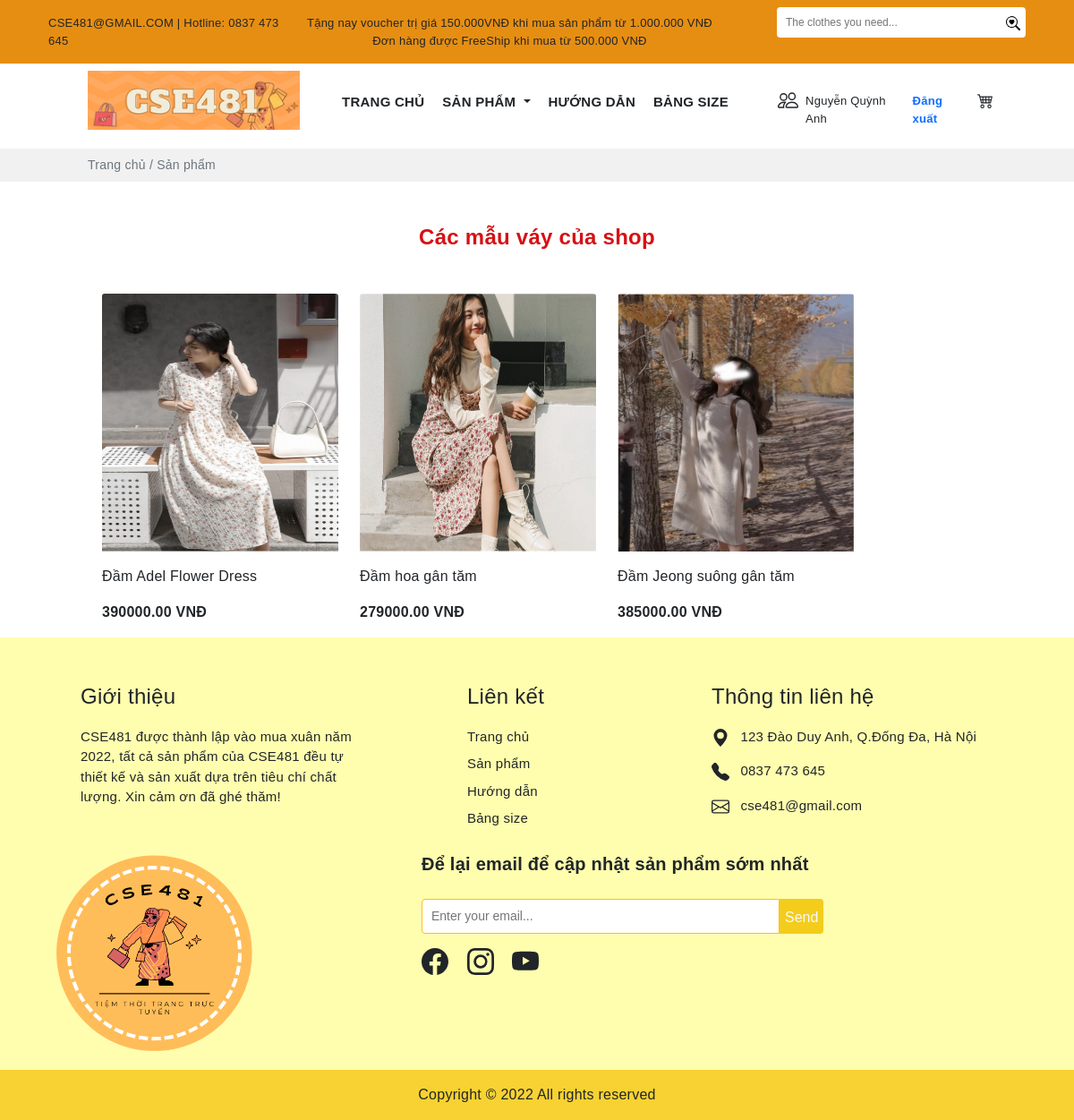
The page /product/skirt1.php?id=1 on the database its author committed.
### tables this page shows
CREATE TABLE `khachhang` (
  `MaK` int(11) NOT NULL,
  `TenK` varchar(100) DEFAULT NULL,
  `Gioitinh` varchar(10) DEFAULT NULL,
  `Ngaysinh` date DEFAULT NULL,
  `Diachi` varchar(100) DEFAULT NULL,
  `SĐT` varchar(10) DEFAULT NULL,
  `email` varchar(30) NOT NULL,
  `matkhau` varchar(50) DEFAULT NULL
);

CREATE TABLE `sanpham` (
  `MaSP` varchar(10) NOT NULL,
  `TenSP` varchar(30) DEFAULT NULL,
  `MaLH` varchar(10) NOT NULL,
  `Giaban` int(11) DEFAULT NULL,
  `Gianhap` int(11) DEFAULT NULL,
  `Tylegiamgia` double(2,2) DEFAULT NULL,
  `Soluong` int(11) DEFAULT NULL,
  `Mota` varchar(500) DEFAULT NULL,
  `Trangthai` varchar(30) DEFAULT NULL,
  `img` varchar(30) DEFAULT NULL,
  `Ngaynhap` date NOT NULL
);

### product/skirt1.php (the view, shortened to what this page needs)
<?php include('../config/database.php');
?>
<?php
$id =$_GET['id'];
    $sql3 = "SELECT * FROM khachhang, sanpham where khachhang.MaK='$id' ";
    $result3 = mysqli_query($conn,$sql3);
    if(mysqli_num_rows($result3)>0){
        $row = mysqli_fetch_assoc($result3);
        }
    ?>
<!DOCTYPE html>
<html lang="en">
<head>
    <link rel="stylesheet" href="https://cdn.jsdelivr.net/npm/bootstrap-icons@1.7.2/font/bootstrap-icons.css">
    <link href="https://cdn.jsdelivr.net/npm/bootstrap@5.1.3/dist/css/bootstrap.min.css" rel="stylesheet"
>
    <link rel="stylesheet" href="https://cdnjs.cloudflare.com/ajax/libs/OwlCarousel2/2.3.4/assets/owl.carousel.min.css"
 />
    <link rel="stylesheet"
        href="https://cdnjs.cloudflare.com/ajax/libs/OwlCarousel2/2.3.4/assets/owl.theme.default.min.css"
 />
    <link rel="stylesheet" href="../public/style.css">
</head>
<body>
    <div class="header">
        <div class="container-fluid" style="background:#e68e12;">
            <div class="container content">
                <div class="container">
                    <div class="row">
                        <div class="col py-3" style="font-size:13px;">
                            CSE481@GMAIL.COM | Hotline: 0837 473 645
                        </div>
                        <div class="col text-nowrap my-auto" style="font-size:13px;">
                            <p class="mb-0">
                                Tặng nay voucher trị giá 150.000VNĐ khi mua sản phẩm từ 1.000.000 VNĐ
                            </p>
                            <div class="text-center mx-auto">
                                Đơn hàng được FreeShip khi mua từ 500.000 VNĐ
                            </div>
                        </div>
                        <div class="col d-flex justify-content-end">
                            <div class="">
                                <form action="" method="GET">
                                    <div class="pt-2 ms-5 d-flex">
                                        <input class="py-2 rounded-start" type="text"
                                            style="border:none;padding-left: 10px;font-size:12px;width:250px"
                                            name="namesearch" placeholder="The clothes you need...">
                                        <button type="submit" class="border-0 rounded-0 rounded-end bg-white"> </button>
                                    </div>
                                </form>
                            </div>
                        </div>
                    </div>
                </div>
            </div>
        </div>
    </div>
    <section>
        <div class="container">
            <div class="row px-5">
                <div class="col-md-3 ">
                    <img src="../img/logo-hcn.png" alt="" class="mt-2 ms-2 img-fluid">
                </div>
                <div class="col-md ps-0 mt-4">
                    <div class="row">
                        <div class="col-md">
                            <ul class="nav justify-content-center">
                                <li class="nav-item fw-bold ">
                                    <a class="nav-link link-dark pe-1" style="font-size:15px" aria-current="page"
                                        href="../index1.php?id=<?php echo $row['email'];?>">TRANG CHỦ</a>
                                </li>
                                <li class="nav-item fw-bold">
                                    <a style="font-size:15px" class="pe-1 nav-link dropdown-toggle link-dark" href="#"
                                        id="navbarDarkDropdownMenuLink" role="button" data-bs-toggle="dropdown"
                                        aria-expanded="false">
                                        SẢN PHẨM
                                    </a>
                                </li>
                                <li class="nav-item fw-bold">
                                    <a class=" pe-1 nav-link link-dark" style="font-size:15px" href="../huongdan1.php?id=<?php echo $row['MaK']; ?>">HƯỚNG DẪN</a>
                                </li>
                                <li class="nav-item fw-bold">
                                    <a class="pe-1 nav-link link-dark" style="font-size:15px"href="../size1.php?id=<?php echo $row['MaK']; ?>">BẢNG SIZE</a>
                                </li>
                            </ul>
                        </div>
                        <div class="col-md-4 mt-1 d-flex">
                            <a href="../user.php?id=<?php echo $row['MaK'];?>" class="text-decoration-none link-dark">
                                <div class="d-flex">
                                    <p class="pt-1" style="font-size:13px"><?php echo $row['TenK']; ?></p>
                                </div>
                            </a>
                            <a href="logout.php" class="text-decoration-none link-dark">
                                <div class="ms-3">
                                    <p class="pt-1 fw-bold link-primary" style="font-size:13px">Đăng xuất</p>
                                </div>
                            </a>
                            <a href="../cart.php?id=<?php echo $row['MaK']?>">
                            </a>
                        </div>
                    </div>
                </div>
            </div>
        </div>
        <div class="mt-2" style="background:#f1f1f1">
            <div class="container">
                <p class="px-5 ms-2 py-2 text-muted" style="font-size:14px">Trang chủ / Sản phẩm</p>
            </div>
        </div>
    </section>
    <section>
        <div class="container">
            <div class="px-5 mt-5">
                <h4 class="mt-3 text-center fw-bold" style="color:#d61114;">
                Các mẫu váy của shop</h4>
                <div class="row d-flex  px-4 mt-5">
                    <?php
                $sql1 = "SELECT *, khachhang.MaK,sanpham.Giaban-(sanpham.Giaban*sanpham.Tylegiamgia) as Giagiam from khachhang,loaihang INNER JOIN sanpham
                ON  loaihang.MaLH=sanpham.MaLH where loaihang.MaLH='LH03' and khachhang.MaK='$id'";
                $res1 = mysqli_query($conn, $sql1);
                $count1 = mysqli_num_rows($res1);
                if($count1>0)
                {
                    while($row=mysqli_fetch_assoc($res1))
                    {
                ?>
                    <div class="card me-0 border-0" style="width: 18rem;">
                        <img src="../img/<?php echo $row['img'];?>" class="img-fluid card-img-top" alt="...">
                        <div class="card-body px-0">
                            <p class="card-text"><?php echo $row['TenSP']; ?></p>
                            <p class="d-inline fw-bold"><?php echo $row['Giagiam']; ?> VNĐ</p>
                        </div>
                    </div>
                    <?php
                    }
                }
                    ?>
                </div>
            </div>
        </div>
    </section>
    <section style="background:#fffeae;">
        <div class="container">
            <div style="font-size:15px" class="row px-5">
                <div class="col-md-4  me-5">
                    <p class="fs-4 mt-5">Giới thiệu</p>
                    <p class="">CSE481 được thành lập vào mua xuân năm
                        2022, tất cả sản phẩm của CSE481 đều tự thiết kế và sản xuất dựa trên tiêu chí chất lượng. Xin
                        cảm ơn đã ghé thăm!</p>
                </div>
                <div class="col-md-3 me-5 ps-5">
                    <p class="fs-4 mt-5">Liên kết</p>
                    <a class="link-dark text-decoration-none" href="">
                        <p class="mb-2">Trang chủ</p>
                    </a>
                    <a class="link-dark text-decoration-none" href="">
                        <p class="mb-2">Sản phẩm</p>
                    </a>
                    <a class="link-dark text-decoration-none" href="">
                        <p class="mb-2">Hướng dẫn</p>
                    </a>
                    <a class="link-dark text-decoration-none" href="">
                        <p class="mb-2">Bảng size</p>
                    </a>
                </div>
                <div class="col-md">
                    <p class="fs-4 mt-5">Thông tin liên hệ</p>
                    <div class="">
                        <svg xmlns="http://www.w3.org/2000/svg" width="20" height="20" fill="currentColor"
                            class="bi bi-geo-alt-fill d-inline" viewBox="0 0 16 16">
                            <path
                                d="M8 16s6-5.686 6-10A6 6 0 0 0 2 6c0 4.314 6 10 6 10zm0-7a3 3 0 1 1 0-6 3 3 0 0 1 0 6z" />
                        </svg>
                        <p class="ms-2 d-inline">123 Đào Duy Anh, Q.Đống Đa, Hà Nội</p>
                    </div>
                    <div class="mt-3">
                        <p class="ms-2 d-inline">0837 473 645</p>
                    </div>
                    <div class="mt-3">
                        <p class="ms-2 d-inline">cse481@gmail.com</p>
                    </div>
                </div>
            </div>
            <div class="row">
                <div class="col-md-3 me-5">
                    <img class="img-fluid" src="../img/1.png" alt="">
                </div>
                <div class="col">
                    <div class="ms-5 mt-3 ps-5">
                        <p class="fs-5 fw-bold">Để lại email để cập nhật sản phẩm sớm nhất</p>
                        <div class="">
                            <form action="" method="GET">
                                <div class="pt-2 d-flex">
                                    <input class="py-2 border border-warning rounded-start" type="text"
                                        style="padding-left: 10px;font-size:14px;width:400px" name=""
                                        placeholder="Enter your email...">
                                    <button type="submit" style="background:#f4cc1c;"
                                        class="border-0 rounded-0 rounded-end link-light">
                                        <p class="mt-1 mb-0">Send</p>
                                    </button>
                                </div>
                            </form>
                        </div>
                        <div class="mt-3">
                            <a href="#" class="me-3 icon link-dark"></a>
                            <a href="#" class="me-3 icon link-dark"></a>
                            <a href="#" class="me-3 icon link-dark"></a>
                        </div>
                    </div>
                </div>
            </div>
        </div>
        <p class="text-center py-3 mb-0" style="background:#f7d232;">Copyright © 2022 All rights reserved</p>
    </section>
</body>
</html>

### public/style.css (style rules this page uses)
body { font-family: 'Trebuchet MS', sans-serif; letter-spacing: 0.25px; }
.card img { width: 288px; height: 288px; }

### rows shown on the page
khachhang: TenK "Nguyễn Quỳnh Anh", sanpham.img (picture), sanpham.TenSP "Đầm Adel Flower Dress", Giagiam "390000.00", sanpham.TenSP "Đầm hoa gân tăm", Giagiam "279000.00", sanpham.TenSP "Đầm Jeong suông gân tăm", Giagiam "385000.00"
